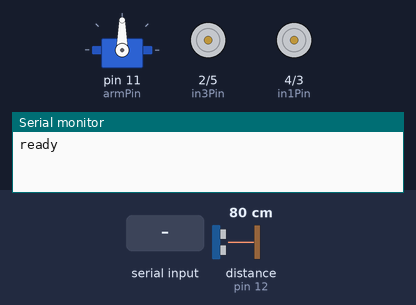
Recording of a sketch running on a simulated Arduino Uno, built with avr-gcc and run on an emulated ATmega328P. On the bench: servo, motor-driver pin pairs drawn as motors (green arrow = first pin HIGH = forward, orange = second pin HIGH = backward, longer = more drive), the last lines printed to the serial monitor. The inputs (shaded band) are chosen by the test bench; at power-on: distance to the obstacle (sensor on pin 12) 80 cm. The echo pulse lasts 58.3 µs per cm.

Above: at 1.2 s.
1.3 s: "Z" received over the second serial link
At 2.0 s:
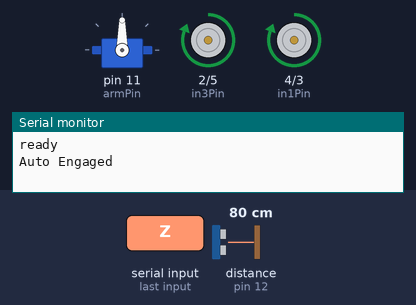
2.8 s: distance to the obstacle (sensor on pin 12) set to 12 cm
At 3.4 s:
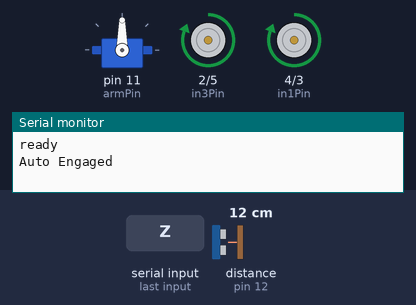
4.3 s: distance to the obstacle (sensor on pin 12) set to 9 cm
At 5.5 s:
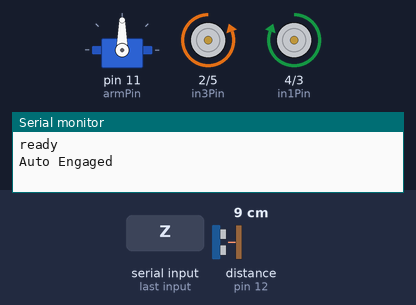
5.8 s: distance to the obstacle (sensor on pin 12) set to 18 cm
At 6.9 s:
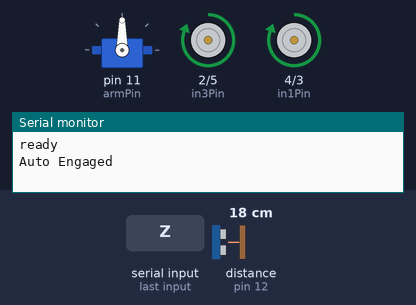
7.5 s: distance to the obstacle (sensor on pin 12) set to 2 cm
At 8.6 s:
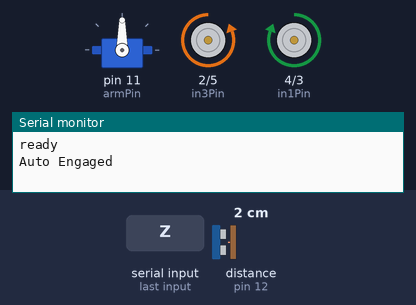
9.3 s: "X" received over the second serial link
At 9.6 s:
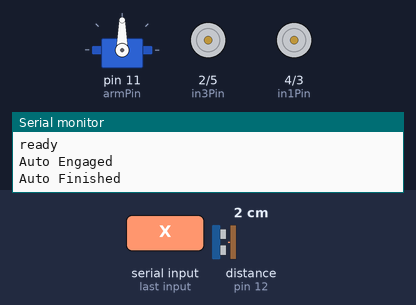
Timing chart, 0 to 11.8 s (numbered marks = the images above; inputs shaded):
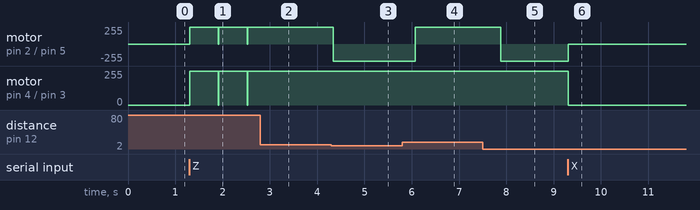

Measured:
- the behaviour switches between 11 and 10 cm on distance to the obstacle (sensor on pin 12) (found by bisection; images 2 and 3)
- after the input at 1.3 s, motor on pin 2 (in3Pin) / pin 5 (in4Pin), motor on pin 4 (in1Pin) / pin 3 (in2Pin): stopped → forward 255/255 at once
- after the input at 2.8 s, motor on pin 2 (in3Pin) / pin 5 (in4Pin), motor on pin 4 (in1Pin) / pin 3 (in2Pin): stops changing and stays forward 255/255
- after the input at 4.3 s, motor on pin 2 (in3Pin) / pin 5 (in4Pin): forward 255/255 → backward 255/255 at once
- after the input at 5.8 s, motor on pin 2 (in3Pin) / pin 5 (in4Pin): backward 255/255 → forward 255/255 after 0.27 s
- after the input at 7.5 s, motor on pin 2 (in3Pin) / pin 5 (in4Pin): forward 255/255 → backward 255/255 after 0.38 s
- after the input at 9.3 s, motor on pin 2 (in3Pin) / pin 5 (in4Pin): backward 255/255 → stopped at once; motor on pin 4 (in1Pin) / pin 3 (in2Pin): forward 255/255 → stopped at once

The sketch:

robot-car-basic.ino
```cpp
#include <SoftwareSerial.h>
#include <Servo.h>

SoftwareSerial SerialBT(10, 9);
Servo arm;

char d;
int armPos = 90;
unsigned long period;

const int in1Pin = 4; // Left motor Direction 1
const int in2Pin = 3; // Left motor Direction 2
const int in3Pin = 2; // Right motor Direction 1
const int in4Pin = 5; // Right motor Direction 2
const int armPin = 11; //signal pin for ultrasonic servo
const int triggerPin = 13;
const int echoPin = 12;

void setup() {
  SerialBT.begin(9600);
  Serial.begin(115200);
  Serial.println("ready");

  pinMode(in1Pin, OUTPUT);
  pinMode(in2Pin, OUTPUT);
  pinMode(in3Pin, OUTPUT);
  pinMode(in4Pin, OUTPUT);
  pinMode(triggerPin, OUTPUT);
  pinMode(echoPin, INPUT);

  digitalWrite(triggerPin, LOW);
  arm.attach(armPin);
  arm.write(90);
}

void loop() {
  if (SerialBT.available() > 0) {
    d = SerialBT.read();

    if (d == 'F') {
      fwd();
    }
    else if (d == 'B') {
      bwd();
    }
    else if (d == 'L') {
      left();
    }
    else if (d == 'R') {
      right();
    }
    else if (d == 'Q') {
      armPos += 3;
    }
    else if (d == 'A') {
      armPos -= 3;
    }
    else if (d == 'Z') {
      autonomous();
    }
  }
  else stop();
  constrain(armPos, LOW, 180);
  arm.write(armPos);
}

void fwd() {
  digitalWrite(in1Pin, HIGH);
  digitalWrite(in2Pin, LOW);
  digitalWrite(in3Pin, HIGH);
  digitalWrite(in4Pin, LOW);
  delay(100);
}

void bwd() {
  digitalWrite(in1Pin, LOW);
  digitalWrite(in2Pin, HIGH);
  digitalWrite(in3Pin, LOW);
  digitalWrite(in4Pin, HIGH);
  delay(100);
}

void left() {
  digitalWrite(in1Pin, HIGH);
  digitalWrite(in2Pin, LOW);
  digitalWrite(in3Pin, LOW);
  digitalWrite(in4Pin, HIGH);
  delay(75);
}

void right() {
  digitalWrite(in1Pin, LOW);
  digitalWrite(in2Pin, HIGH);
  digitalWrite(in3Pin, HIGH);
  digitalWrite(in4Pin, LOW);
  delay(75);
}

void stop() {
  digitalWrite(in1Pin, LOW);
  digitalWrite(in2Pin, LOW);
  digitalWrite(in3Pin, LOW);
  digitalWrite(in4Pin, LOW);
}

unsigned int readDistance()
{
  digitalWrite(triggerPin, HIGH);
  delayMicroseconds(10);
  digitalWrite(triggerPin, LOW);
  period = pulseIn(echoPin, HIGH);
  return period * 343 / 2000;
}

bool mazeComplete = false;
void autonomous() {
  Serial.println("Auto Engaged");
  while(!mazeComplete) {
    if (SerialBT.available()) {
      d = SerialBT.read();
    }
    if (d == 'X') {
      // we will stop the autonomous if we send the letter 'X'
      break;
    }
    // Write your autonomous code under this line
    // use the functions:
    // fwd(), bwd(), left(), right(), and stop()
    // you can also use readDistance() to get the distance from the ultrasonic sensor

    // Here is an example auto. It is bad, but you will make it better

    // Movement
    if(readDistance() < 100) {
      left();
      checkDelay(500); // CHANGE THIS VALUE. how many seconds should we turn?
      stop();
    } else {
      fwd();
      checkDelay(500); // CHANGE THIS VALUE. how many seconds should we go forward?
      stop();
    }

    // Goal Tracking
    // if there is an opening that is super far,
    if(readDistance() > 2000) { // choose the distance that
      mazeComplete = true; // we decide that we finished our maze
    }


  }
  Serial.println("Auto Finished");
  mazeComplete = false;
}

// Use checkDelay instead of normal delay for all autonomous processes
void checkDelay(int milliseconds) {
  for (int i = 0; i < milliseconds / 10; i++) {
    mazeComplete = SerialBT.read() == 'X';
    delay(10);
    if (mazeComplete) {
      break;
    }
  }
}
```
